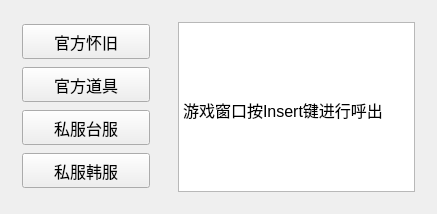
<?xml version="1.0" encoding="UTF-8"?>
<ui version="4.0">
 <class>MLAssistantClass</class>
 <widget class="QWidget" name="MLAssistantClass">
  <property name="geometry">
   <rect>
    <x>0</x>
    <y>0</y>
    <width>437</width>
    <height>214</height>
   </rect>
  </property>
  <property name="windowTitle">
   <string>MLAssistant</string>
  </property>
  <layout class="QHBoxLayout" name="horizontalLayout">
   <item>
    <widget class="QWidget" name="widget" native="true">
     <property name="minimumSize">
      <size>
       <width>150</width>
       <height>0</height>
      </size>
     </property>
     <property name="maximumSize">
      <size>
       <width>150</width>
       <height>16777215</height>
      </size>
     </property>
     <layout class="QVBoxLayout" name="verticalLayout_2">
      <item>
       <widget class="QPushButton" name="pushButton">
        <property name="minimumSize">
         <size>
          <width>0</width>
          <height>35</height>
         </size>
        </property>
        <property name="font">
         <font>
          <pointsize>12</pointsize>
          <weight>50</weight>
          <bold>false</bold>
         </font>
        </property>
        <property name="text">
         <string>官方怀旧</string>
        </property>
        <property name="checkable">
         <bool>true</bool>
        </property>
       </widget>
      </item>
      <item>
       <widget class="QPushButton" name="pushButton_2">
        <property name="minimumSize">
         <size>
          <width>0</width>
          <height>35</height>
         </size>
        </property>
        <property name="font">
         <font>
          <pointsize>12</pointsize>
          <weight>50</weight>
          <bold>false</bold>
         </font>
        </property>
        <property name="text">
         <string>官方道具</string>
        </property>
        <property name="checkable">
         <bool>true</bool>
        </property>
       </widget>
      </item>
      <item>
       <widget class="QPushButton" name="pushButton_3">
        <property name="minimumSize">
         <size>
          <width>0</width>
          <height>35</height>
         </size>
        </property>
        <property name="font">
         <font>
          <pointsize>12</pointsize>
          <weight>50</weight>
          <bold>false</bold>
         </font>
        </property>
        <property name="text">
         <string>私服台服</string>
        </property>
        <property name="checkable">
         <bool>true</bool>
        </property>
       </widget>
      </item>
      <item>
       <widget class="QPushButton" name="pushButton_4">
        <property name="minimumSize">
         <size>
          <width>0</width>
          <height>35</height>
         </size>
        </property>
        <property name="font">
         <font>
          <pointsize>12</pointsize>
          <weight>50</weight>
          <bold>false</bold>
         </font>
        </property>
        <property name="text">
         <string>私服韩服</string>
        </property>
        <property name="checkable">
         <bool>true</bool>
        </property>
       </widget>
      </item>
     </layout>
    </widget>
   </item>
   <item>
    <widget class="QStackedWidget" name="stackedWidget">
     <widget class="QWidget" name="page">
      <layout class="QGridLayout" name="gridLayout">
       <item row="0" column="0">
        <widget class="QTextEdit" name="textEdit">
         <property name="html">
          <string>&lt;!DOCTYPE HTML PUBLIC &quot;-//W3C//DTD HTML 4.0//EN&quot; &quot;http://www.w3.org/TR/REC-html40/strict.dtd&quot;&gt;
&lt;html&gt;&lt;head&gt;&lt;meta name=&quot;qrichtext&quot; content=&quot;1&quot; /&gt;&lt;style type=&quot;text/css&quot;&gt;
p, li { white-space: pre-wrap; }
&lt;/style&gt;&lt;/head&gt;&lt;body style=&quot; font-family:'SimSun'; font-size:9pt; font-weight:400; font-style:normal;&quot;&gt;
&lt;p style=&quot;-qt-paragraph-type:empty; margin-top:0px; margin-bottom:0px; margin-left:0px; margin-right:0px; -qt-block-indent:0; text-indent:0px;&quot;&gt;&lt;br /&gt;&lt;/p&gt;
&lt;p style=&quot;-qt-paragraph-type:empty; margin-top:0px; margin-bottom:0px; margin-left:0px; margin-right:0px; -qt-block-indent:0; text-indent:0px; font-size:12pt;&quot;&gt;&lt;br /&gt;&lt;/p&gt;
&lt;p style=&quot;-qt-paragraph-type:empty; margin-top:0px; margin-bottom:0px; margin-left:0px; margin-right:0px; -qt-block-indent:0; text-indent:0px; font-size:12pt;&quot;&gt;&lt;br /&gt;&lt;/p&gt;
&lt;p style=&quot;-qt-paragraph-type:empty; margin-top:0px; margin-bottom:0px; margin-left:0px; margin-right:0px; -qt-block-indent:0; text-indent:0px; font-size:12pt;&quot;&gt;&lt;br /&gt;&lt;/p&gt;
&lt;p style=&quot; margin-top:0px; margin-bottom:0px; margin-left:0px; margin-right:0px; -qt-block-indent:0; text-indent:0px;&quot;&gt;&lt;span style=&quot; font-size:12pt;&quot;&gt;游戏窗口按Insert键进行呼出&lt;/span&gt;&lt;/p&gt;&lt;/body&gt;&lt;/html&gt;</string>
         </property>
        </widget>
       </item>
      </layout>
     </widget>
    </widget>
   </item>
  </layout>
 </widget>
 <layoutdefault spacing="6" margin="11"/>
 <resources>
  <include location="MLAssistant.qrc"/>
 </resources>
 <connections/>
</ui>
